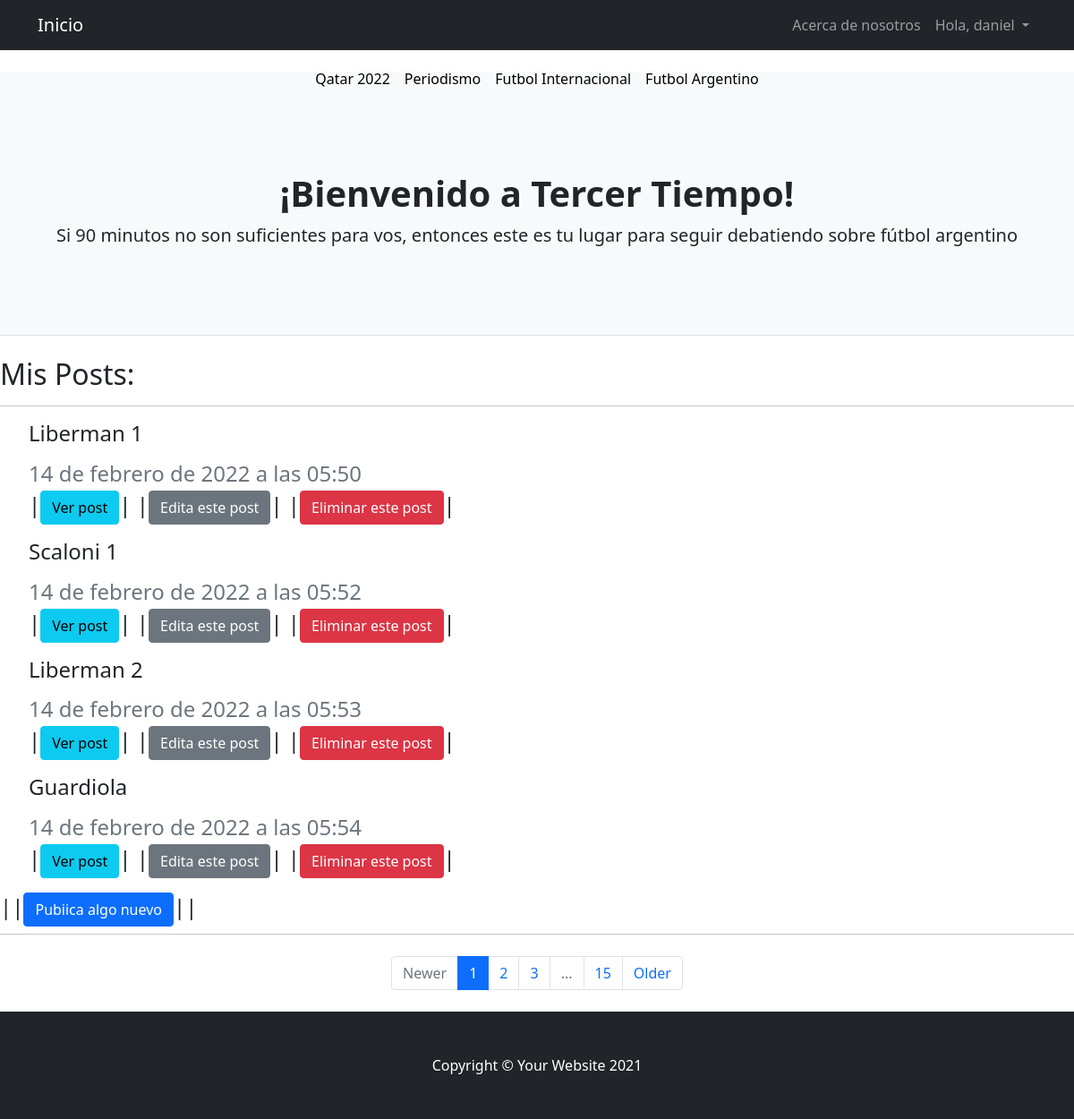
/postApp/postLista/ (signed in), run on the app's committed database.
### postApp/models.py (models this page shows, shortened)
class Post(models.Model):
    titulo = models.CharField('titulo', max_length=50, null=False, blank=False)
    subtitulo = models.CharField(
        'subtitulo', max_length=100, null=False, blank=False)
    contenido = RichTextField('contenido', null=False, blank=False)
    imagen = models.ImageField(
        upload_to='imagenes_post', null=True, blank=True)
    categoria = models.ForeignKey(Categoria,  on_delete=models.DO_NOTHING)
    autor = models.ForeignKey(User, on_delete=models.CASCADE)
    fecha_publicacion = models.DateTimeField(auto_now_add=True)
    fecha_edicion = models.DateTimeField(auto_now=True)

### postApp/views.py (the view)
# urls.py: path('postLista/', views.ListaPosts.as_view(), name='postLista'),
class ListaPosts(ListView):
    model = Post
    template_name= "postApp/lista_post.html"

### templates/postApp/lista_post.html (shortened to what this page needs)
{% extends 'index.html' %}
{% block bienvenido %}
<h1 class="fw-bolder">¡Bienvenido a Tercer Tiempo!</h1>
<p class="lead mb-0">Si 90 minutos no son suficientes para vos, entonces este es tu lugar para seguir debatiendo sobre fútbol argentino</p>
{% endblock bienvenido %}
{% block editNavBar %}
{% if request.user.is_authenticated %}
<li class="nav-item"><a class="nav-link" href="{% url 'AboutUs' %}">Acerca de nosotros</a></li>
<div class="collapse navbar-collapse" id="navbarNavDarkDropdown">
    <ul class="navbar-nav">
      <li class="nav-item dropdown">
        <a class="nav-link dropdown-toggle" href="#" id="navbarDarkDropdownMenuLink" role="button" data-bs-toggle="dropdown" aria-expanded="false">
          Hola, {{request.user}}
        </a>
      </li>
    </ul>
  </div>
{% endif %}
{% endblock editNavBar %}
{% if user.is_authenticated %}
    {% block blockPosts %}
        <h2>
            Mis Posts:
            <hr>
        </h2>
            {% for post in object_list  %}
                <ul>
                    <h4>
                        <p>{{ post.titulo }}</p>
                        <div class="mb-1 text-muted">{{post.fecha_publicacion}}</div>
                        <p>
                            |<a class="btn btn-info" href="{% url 'verPost' post.id %}" role="button">Ver post</a>|
                            |<a class="btn btn-secondary" href="{% url 'editarPost' post.id %}" role="button">Edita este post</a>|
                            |<a class="btn btn-danger" href="{% url 'borrarPost' post.id %}" role="button">Eliminar este post</a>|
                        </p>
                    </h4>
                </ul>
            {% endfor %}
        <h4>
            ||<a class="btn btn-primary" href="{% url 'crearPost' %}" role="button">Pubiica algo nuevo</a>||
        </h4>
    {% endblock blockPosts %}
{% else %}
  <div class="alert alert-warning" role="alert">
    Inicia sesión para poder postear algo!. <a href="{% url 'Login' %}" class="alert-link">Iniciar Sesión</a>. Ahí encontraras el boton para poder registrarte tambien.
  </div>
{% endif %}

### data on the page
Post: titulo "Liberman 1", fecha_publicacion "14 de febrero de 2022 a las 05:50"
Post: titulo "Scaloni 1", fecha_publicacion "14 de febrero de 2022 a las 05:52"
Post: titulo "Liberman 2", fecha_publicacion "14 de febrero de 2022 a las 05:53"
Post: titulo "Guardiola", fecha_publicacion "14 de febrero de 2022 a las 05:54"

### other printed values
{{ request.user }} "daniel"
